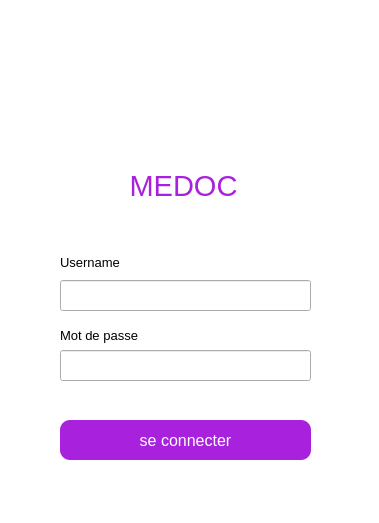
<?xml version="1.0" encoding="UTF-8"?>
<ui version="4.0">
 <class>Authentification</class>
 <widget class="QDialog" name="Authentification">
  <property name="geometry">
   <rect>
    <x>0</x>
    <y>0</y>
    <width>379</width>
    <height>523</height>
   </rect>
  </property>
  <property name="windowTitle">
   <string>Authentification-medecin</string>
  </property>
  <property name="styleSheet">
   <string notr="true">QDialog{
background-color: rgb(255, 255, 255);
border-radius: 20px;
}</string>
  </property>
  <widget class="QLabel" name="label">
   <property name="geometry">
    <rect>
     <x>110</x>
     <y>30</y>
     <width>151</width>
     <height>141</height>
    </rect>
   </property>
   <property name="text">
    <string/>
   </property>
   <property name="pixmap">
    <pixmap resource="icon.qrc">:/ICON/pngtree-medical-logo-vector-png-image_6713322.png</pixmap>
   </property>
   <property name="scaledContents">
    <bool>true</bool>
   </property>
  </widget>
  <widget class="QLabel" name="label_2">
   <property name="geometry">
    <rect>
     <x>83</x>
     <y>170</y>
     <width>201</width>
     <height>31</height>
    </rect>
   </property>
   <property name="font">
    <font>
     <pointsize>22</pointsize>
    </font>
   </property>
   <property name="styleSheet">
    <string notr="true">color: rgb(168, 33, 221);</string>
   </property>
   <property name="text">
    <string>MEDOC</string>
   </property>
   <property name="alignment">
    <set>Qt::AlignCenter</set>
   </property>
  </widget>
  <widget class="QLineEdit" name="L_user_name">
   <property name="geometry">
    <rect>
     <x>60</x>
     <y>280</y>
     <width>251</width>
     <height>31</height>
    </rect>
   </property>
   <property name="font">
    <font>
     <pointsize>10</pointsize>
    </font>
   </property>
   <property name="styleSheet">
    <string notr="true">border-bottom: 1px solid rgb(227, 237, 243);</string>
   </property>
  </widget>
  <widget class="QLineEdit" name="L_mot_de_passe">
   <property name="geometry">
    <rect>
     <x>60</x>
     <y>350</y>
     <width>251</width>
     <height>31</height>
    </rect>
   </property>
   <property name="font">
    <font>
     <pointsize>10</pointsize>
    </font>
   </property>
   <property name="echoMode">
    <enum>QLineEdit::Password</enum>
   </property>
  </widget>
  <widget class="QLabel" name="label_3">
   <property name="geometry">
    <rect>
     <x>60</x>
     <y>252</y>
     <width>91</width>
     <height>21</height>
    </rect>
   </property>
   <property name="font">
    <font>
     <pointsize>10</pointsize>
    </font>
   </property>
   <property name="text">
    <string>Username</string>
   </property>
  </widget>
  <widget class="QLabel" name="label_4">
   <property name="geometry">
    <rect>
     <x>60</x>
     <y>325</y>
     <width>111</width>
     <height>21</height>
    </rect>
   </property>
   <property name="font">
    <font>
     <pointsize>10</pointsize>
    </font>
   </property>
   <property name="text">
    <string>Mot de passe</string>
   </property>
  </widget>
  <widget class="QPushButton" name="btnconnexion">
   <property name="geometry">
    <rect>
     <x>60</x>
     <y>420</y>
     <width>251</width>
     <height>40</height>
    </rect>
   </property>
   <property name="minimumSize">
    <size>
     <width>202</width>
     <height>40</height>
    </size>
   </property>
   <property name="font">
    <font>
     <pointsize>12</pointsize>
    </font>
   </property>
   <property name="cursor">
    <cursorShape>PointingHandCursor</cursorShape>
   </property>
   <property name="styleSheet">
    <string notr="true">background-color: rgb(168, 33, 221);
color: rgb(255, 255, 255);
border: none;
border-radius: 10px;</string>
   </property>
   <property name="text">
    <string>se connecter</string>
   </property>
   <property name="iconSize">
    <size>
     <width>25</width>
     <height>25</height>
    </size>
   </property>
  </widget>
  <widget class="QLabel" name="la_erreur">
   <property name="geometry">
    <rect>
     <x>60</x>
     <y>500</y>
     <width>201</width>
     <height>16</height>
    </rect>
   </property>
   <property name="styleSheet">
    <string notr="true">color: rgb(255, 0, 0);</string>
   </property>
   <property name="text">
    <string/>
   </property>
  </widget>
 </widget>
 <resources>
  <include location="icon.qrc"/>
 </resources>
 <connections/>
</ui>
